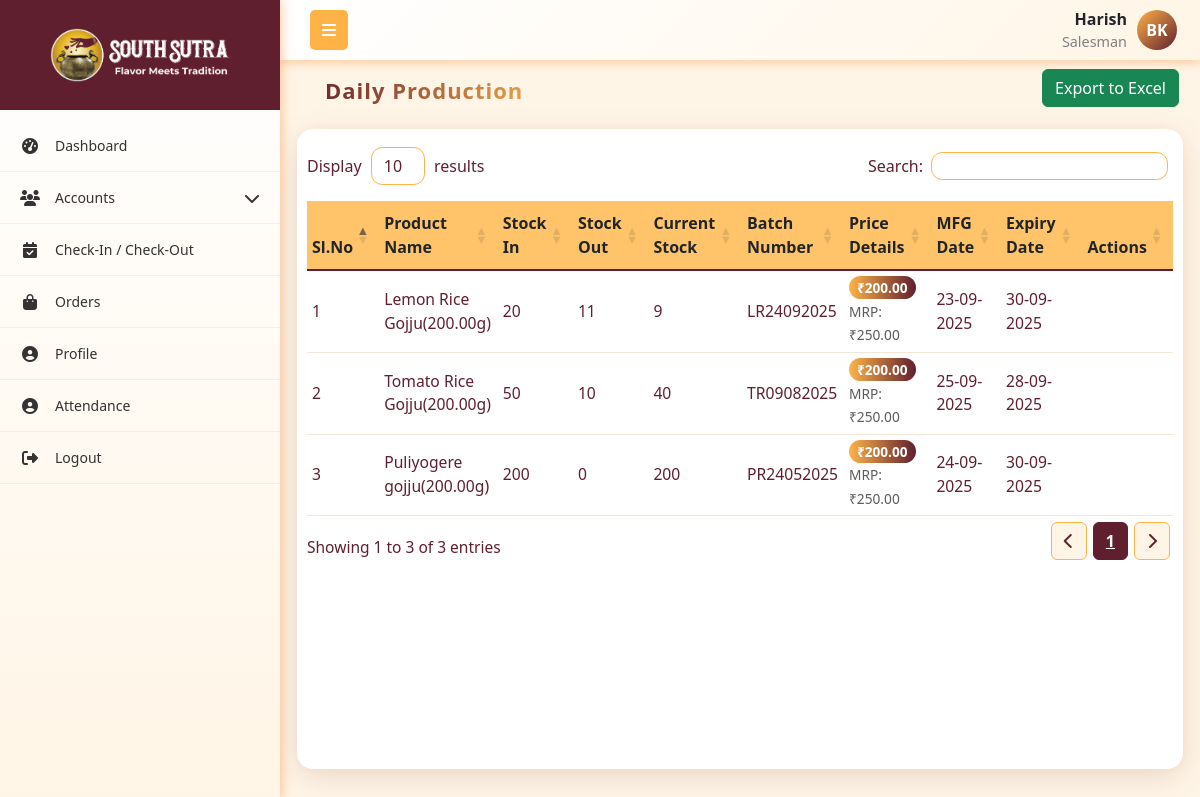
/daily/productions/ (signed in), run on the app's committed database.
### App1/models.py (models this page shows, shortened)
class User(models.Model):
    role = models.ForeignKey(Role,on_delete=models.SET_NULL, null=True, related_name="role")
    username = models.CharField(max_length=255, unique=True)
    password = models.CharField(max_length=255)
    first_name = models.CharField(max_length=255)
    last_name = models.CharField(max_length=255)
    email = models.EmailField(unique=True)
    phone_number = models.CharField(max_length=15, unique=True)
    address = models.TextField()
    city = models.CharField(max_length=255)
    state = models.CharField(max_length=255)
    pincode = models.CharField(max_length=10)
    is_active = models.BooleanField(default=True)
    created_at = models.DateTimeField(auto_now_add=True)
    updated_at = models.DateTimeField(auto_now=True)
    profile_picture = models.ImageField(upload_to='profile_pictures/', null=True, blank=True)

class Role(models.Model):
    name = models.CharField(max_length=255, unique=True)
    created_at = models.DateTimeField(auto_now_add=True)
    updated_at = models.DateTimeField(auto_now=True)

class DailyProduction(models.Model):
    product = models.ForeignKey(Product, on_delete=models.CASCADE, related_name='productions')
    date = models.DateTimeField(auto_now_add=True)
    stock_in = models.PositiveIntegerField(default=0)
    stock_out = models.PositiveIntegerField(default=0)
    current_stock = models.IntegerField(default=0)
    weight_per_packet = models.DecimalField(max_digits=6, decimal_places=2, help_text="Weight in grams")
    batch_number = models.CharField(max_length=100)
    manufactured_date = models.DateField()
    expiry_date = models.DateField()
    sale_price = models.DecimalField(max_digits=10, decimal_places=2)
    mrp = models.DecimalField(max_digits=10, decimal_places=2)

class Product(models.Model):
    name = models.CharField(max_length=255)
    category = models.ForeignKey(Category, on_delete=models.CASCADE)
    unit = models.CharField(max_length=50,choices=[('packets', 'Packet')],default='packets')
    description = models.TextField(blank=True)
    hsn_code = models.CharField(max_length=20)
    gstpercentage = models.DecimalField(max_digits=5, decimal_places=2)

### App1/views.py (the view)
# urls.py: path('daily/productions/', daily_production_table, name='daily_production_table'),
def daily_production_table(request):
    current_user, role_permission = get_logged_in_user(request)
    if not current_user:
        return redirect('login')
    daily_productions = DailyProduction.objects.all()
    context = {'daily_productions':daily_productions,'current_user':current_user, 'role_permission': role_permission}
    return render(request, 'company_admin/daily_production_table.html',context)

### App1/views.py (called while the page is built)
def get_logged_in_user(request):
    username = request.session.get('current_user')
    if not username:
        return None, None  # always return a tuple
    try:
        user = User.objects.get(username=username)
        try:
            role_permission = RolePermissions.objects.get(role=user.role)
        except RolePermissions.DoesNotExist:
            role_permission = None
        return user, role_permission
    except User.DoesNotExist:
        return None, None

### templates/company_admin/daily_production_table.html (shortened to what this page needs)
{% extends 'company_admin/base.html' %}
{% load static %}
{% block content %}
<link rel="stylesheet" href="https://cdn.datatables.net/1.13.4/css/dataTables.bootstrap5.min.css">
<link rel="stylesheet" href="https://cdn.datatables.net/responsive/2.4.1/css/responsive.bootstrap5.min.css">
<link rel="stylesheet" href="https://cdnjs.cloudflare.com/ajax/libs/font-awesome/6.4.0/css/all.min.css">
<div class="container mt-1">
    <div class="mb-0 p-0">
        <div class="d-flex justify-content-between flex-wrap m-1">
            <h5 class="header">Daily Production</h5>
            <div>
                <div style="position: relative; display: inline-block;">
                    <button onclick="toggleColumnSelector()" class="btn btn-success">Export to Excel</button>
                </div>
            </div>
        </div>
    </div>
    <div class="custom-card">
        <table id="productiontable" class="table align-middle" style="width:100%">
            <thead class="table-header">
                <tr>
                    <th>Sl.No</th>
                    <th>Product Name</th>
                    <th>Stock In</th>
                    <th>Stock Out</th>
                    <th>Current Stock</th>
                    <th>Batch Number </th>
                    <th>Price Details</th>
                    <th>MFG Date</th>
                    <th>Expiry Date</th>
                    <th>Actions</th>
                </tr>
            </thead>
            <tbody>
                {% for dp in daily_productions %}
                <tr>
                    <td>{{ forloop.counter }}</td>
                    <td>{{dp.product.name}}({{dp.weight_per_packet}}g)</td>
                    <td>{{dp.stock_in}}</td>
                    <td>{{dp.stock_out}}</td>
                    <td>{{dp.current_stock}}</td>
                    <td>{{dp.batch_number}}</td>
                    <td>
                        <span class="price-badge">₹{{ dp.sale_price }}</span>
                        {% if dp.mrp != dp.sale_price %}
                        <br><small class="text-muted">MRP: ₹{{ dp.mrp }}</small>
                        {% endif %}
                    </td>
                    <td>{{dp.manufactured_date|date:'d-m-Y'}}</td>
                    <td>{{dp.expiry_date|date:'d-m-Y'}}</td>
                    <td>
                    </td>
                </tr>
                {% endfor %}
            </tbody>
        </table>
    </div>
</div>
{% endblock content %}

### templates/company_admin/base.html (shortened to what this page needs)
{% load static %}
<!DOCTYPE html>
<html lang="en">
<head>
    <link href="https://cdnjs.cloudflare.com/ajax/libs/bootstrap/5.3.0/css/bootstrap.min.css" rel="stylesheet">
    <link href="https://cdnjs.cloudflare.com/ajax/libs/font-awesome/6.4.0/css/all.min.css" rel="stylesheet">
    <link rel="stylesheet" href="https://cdn.datatables.net/1.13.4/css/dataTables.bootstrap5.min.css">
    <link rel="stylesheet" href="https://cdn.datatables.net/responsive/2.4.1/css/responsive.bootstrap5.min.css">
    <link rel="stylesheet" href="{% static 'css/alert.css' %}">
</head>
<body>
    <nav class="top-navbar">
        <div class="navbar-container">
            <div class="navbar-left">
                <button class="sidebar-toggle" id="sidebarToggle">
                    <i class="fas fa-bars"></i>
                </button>
            </div>
            <div class="navbar-right me-2">
                <div class="navbar-user-info">
                    <span class="username">{{current_user.username}}</span>
                    <span class="role">{{current_user.role.name}}</span>
                </div>
                {% if current_user.profile_picture %}
                    <img src="{{ current_user.profile_picture.url }}"
                        alt="{{ current_user.get_full_name }}"
                        class="navbar-profile-img">
                {% else %}
                     <div class="navbar-profile-fallback">
                        {{ current_user.first_name|first|upper }}{{ current_user.last_name|first|upper }}
                    </div>
                {% endif %}
            </div>
        </div>
    </nav>
    <nav class="sidebar" id="sidebar">
        <div class="sidebar-logo-container">
            <img src="{% static 'images/logo.png' %}" alt="Company Logo"  class="logo">
        </div>
        <ul class="nav flex-column sidebar-nav">
            {% if role_permission.dashboard_v %}
            <li class="nav-item">
                <a class="nav-link" href="{% url 'dashboard' %}">
                    <i class="fas fa-tachometer-alt nav-icon"></i>
                    <span class="nav-text">Dashboard</span>
                </a>
            </li>
            {% endif %}
            {% if role_permission.roles_v or role_permission.users_v or role_permission.customer_v %}
            <li class="nav-item">
                <a class="nav-link" href="#">
                    <i class="fas fa-users nav-icon"></i>
                    <span class="nav-text">Accounts</span>
                    <i class="fas fa-chevron-down arrow"></i>
                </a>
            </li>
            {% endif %}
            {% if current_user.role.name == 'Salesman' %}
            <li class="nav-item">
                <a class="nav-link" href="{% url 'checkin_checkout_list' %}">
                    <i class="fas fa-calendar-check nav-icon"></i>
                    <span class="nav-text">Check-In / Check-Out</span>
                </a>
            </li>
            {% endif %}
            {% if role_permission.orders_v %}
            <li class="nav-item">
                <a class="nav-link" href="{% url 'order_table' %}">
                    <i class="fas fa-shopping-bag nav-icon"></i>
                    <span class="nav-text">Orders</span>
                </a>
            </li>
            {% endif %}
            <li class="nav-item">
                <a class="nav-link" href="{% url 'profile' %}">
                    <i class="fas fa-user-circle nav-icon"></i>
                    <span class="nav-text">Profile</span>
                </a>
            </li>
            <li class="nav-item">
                <a class="nav-link" href="{% url 'attendance' %}">
                    <i class="fas fa-user-circle nav-icon"></i>
                    <span class="nav-text">Attendance</span>
                </a>
            </li>
            <li class="nav-item">
                <a class="nav-link" href="{% url 'logout' %}" onclick="return confirm('Are you sure?');" >
                    <i class="fas fa-sign-out-alt nav-icon"></i>
                    <span class="nav-text">Logout</span>
                </a>
            </li>
        </ul>
    </nav>
    <main class="main-content" id="mainContent">
        {% block content %}{% endblock %}
    </main>
</body>
</html>

### templates/company_admin/base.html (style rules this page uses)
:root { --primary-red: #601F2F; --primary-orange: #ffb347; --accent-yellow: #fc3; --light-orange: #fff5e6; --dark-red: #4a1824; --sidebar-width: 280px; --sidebar-collapsed: 60px; }
* { box-sizing: border-box; }
body { font-family: 'Segoe UI', Tahoma, Geneva, Verdana, sans-serif; background-color: #f8f9fa; margin: 0; padding: 0; overflow-x: hidden; }
.top-navbar { background: linear-gradient(135deg, white 0%, var(--light-orange) 100%); box-shadow: 0 2px 10px rgba(255, 106, 0, 0.35); position: fixed; top: 0; left: var(--sidebar-width); right: 0; z-index: 1030; height: 60px; padding: 0; transition: left 0.3s ease; }
.navbar-container { display: flex; align-items: center; justify-content: space-between; height: 100%; padding: 0 15px; max-width: 100%; }
.navbar-left { display: flex; align-items: center; flex-shrink: 0; }
.sidebar-toggle { background: var(--primary-orange); border: none; color: white; padding: 8px 12px; border-radius: 5px; margin-left: 15px; cursor: pointer; }
.navbar-right { flex-shrink: 0; display: flex; align-items: center; gap: 10px; }
.navbar-profile-fallback { width: 40px; height: 40px; border-radius: 50%; background: linear-gradient(135deg, var(--primary-orange), var(--primary-red)); color: #fff; display: flex; align-items: center; justify-content: center; font-weight: 600; font-size: 16px; }
.navbar-user-info { display: flex; flex-direction: column; align-items: flex-end; }
.navbar-user-info .username { font-weight: 600; }
.navbar-user-info .role { font-size: 0.9rem; color: gray; }
.sidebar { position: fixed; top: 0; left: 0; height: 100vh; width: var(--sidebar-width); background: linear-gradient(180deg, white 0%, var(--light-orange) 100%); transform: translateX(0); transition: width 0.3s ease; z-index: 1040; overflow-y: auto; box-shadow: 2px 0 10px rgba(255, 106, 0, 0.35); display: flex; flex-direction: column; }
.sidebar-logo-container { display: flex; align-items: center; justify-content: center; height: 110px; width: 100%; background-color: #601F2F; margin-bottom: 10px; transition: opacity 0.3s, height 0.3s, margin-bottom 0.3s; }
.sidebar-logo-container .logo { width: 200px; height: auto; background: transparent; padding: 8px 10px; }
.sidebar:not(.collapsed) .sidebar-logo-container { opacity: 1; height: 110px; margin-bottom: 10px; }
.sidebar-nav { padding: 0; margin: 0; list-style: none; flex: 1 1 auto; }
.nav-item { border-bottom: 1px solid rgba(255, 179, 71, 0.2); }
.nav-link { color: #333; padding: 15px 20px; display: flex; align-items: center; text-decoration: none; transition: all 0.3s ease; position: relative; cursor: pointer; }
.nav-icon { width: 20px; margin-right: 15px; text-align: center; font-size: 16px; }
.nav-text { flex-grow: 1; font-size: 14px; }
.arrow { transition: transform 0.3s ease; margin-left: auto; }
.main-content { margin-top: 60px; padding: 5px; transition: margin-left 0.3s ease; min-height: calc(100vh - 60px); }
@media (min-width: 768px) { .sidebar { transform: translateX(0); top: 0; height: 100vh; } }
@media (min-width: 768px) { .main-content { margin-left: var(--sidebar-width); } }

### data on the page
User: username "Harish", role.name "Salesman", first_name|first "B", last_name|first "K"
DailyProduction: product.name "Lemon Rice Gojju", weight_per_packet "200.00", stock_in "20", stock_out "11", current_stock "9", batch_number "LR24092025", sale_price "200.00", mrp "250.00", manufactured_date "23-09-2025", expiry_date "30-09-2025"
DailyProduction: product.name "Tomato Rice Gojju", weight_per_packet "200.00", stock_in "50", stock_out "10", current_stock "40", batch_number "TR09082025", sale_price "200.00", mrp "250.00", manufactured_date "25-09-2025", expiry_date "28-09-2025"
DailyProduction: product.name "Puliyogere gojju", weight_per_packet "200.00", stock_in "200", stock_out "0", current_stock "200", batch_number "PR24052025", sale_price "200.00", mrp "250.00", manufactured_date "24-09-2025", expiry_date "30-09-2025"
